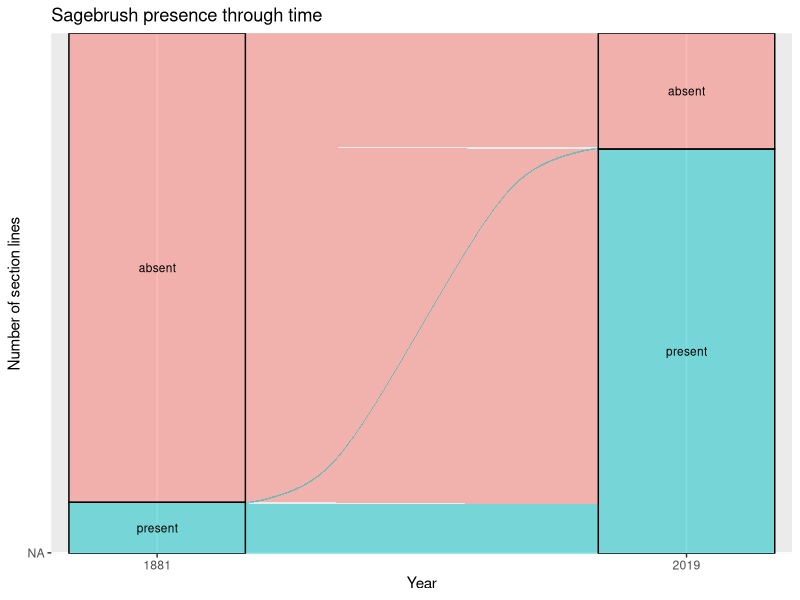
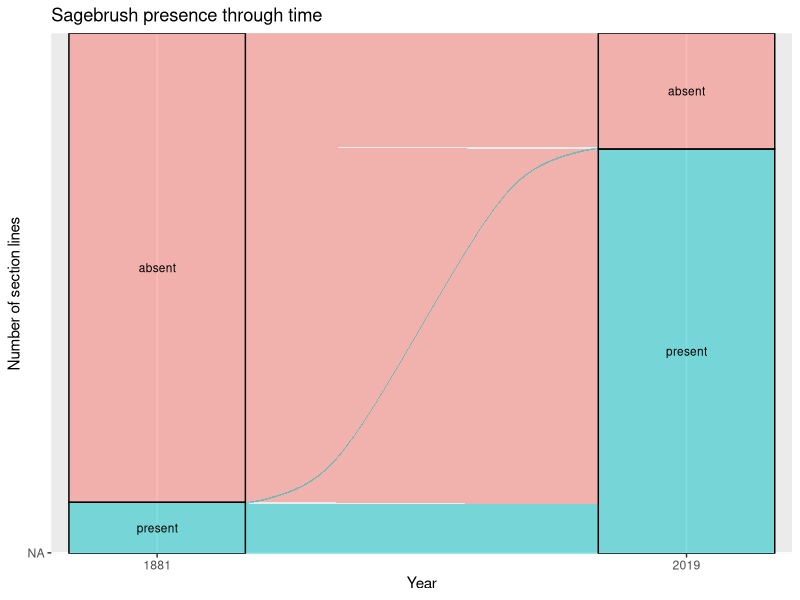

Write the R code that produced these figures, in order. (Note: this script raises an error after producing the figures.)
#Kara attempt to make cool figure for sagebrush
#2/23/2022 KF
#2/28/2022 update for actual csv
#3/1/2022 solving issues from csv

library(sf)
library(readxl)
library(tidyverse)
library(dplyr)
library(ggplot2)
library(ggalluvial)

#idk whatim doing but im trying
  #survey=year
  #response=sage
#why is this not working i am sad, i can import but not read .csv???? don't be sad :)
#all_townships <- read.csv("all_townships_v1.csv")

#slight edit to point to right directory - should work if start by opening the Sage_Glo R project
#all_townships <- read.csv("./code/Vaccine_to_Sage/data/all_townships_v1.csv")
all_townships <- read.csv("./code/Vaccine_to_Sage/data/all_townships_final.csv") #has 1881 and 2019 data in it

all_townships$Sage <- factor(all_townships$Sage)
all_townships$Year <- factor(all_townships$Year)
all_townships$Township <- factor(all_townships$Township)
all_townships$Segment <- factor(all_townships$Segment)

levels(all_townships$Sage)
levels(all_townships$Township)
levels(all_townships$Segment)
#dat <- transform(dat,
#                          Sage = factor(Sage, rev(levels(Sage))))

ggplot(all_townships,
       aes(x = Year, stratum = Sage, alluvium = Segment,
           y = Freq,
           fill = Sage, label = Sage)) +
scale_x_discrete(expand = c(.1, .1)) +
geom_flow() +
geom_stratum(alpha = .5) +
geom_text(stat = "stratum", size = 3) +
theme(legend.position = "none") +
#facet_wrap(~ Township , scales = "fixed") +
ggtitle("Sagebrush presence through time")  +
labs(y="Number of section lines")

ggsave("sage_overall.png")

#using notown instead 

notown <- select(all_townships, -Township)

ggplot(notown,
       aes(x = Year, stratum = Sage, alluvium = Segment,
           y = Freq,
           fill = Sage, label = Sage)) +
  scale_x_discrete(expand = c(.1, .1)) +
  geom_flow() +
  geom_stratum(alpha = .5) +
  geom_text(stat = "stratum", size = 3) +
  theme(legend.position = "none") +
  facet_wrap(~ Township , scales = "fixed") +
  ggtitle("Sagebrush presence through time")  
  
  ###original code 
#survey=year
#response=sage
data(vaccinations)
##maybe done need vaccinations <- transform(vaccinations,
                          #response = factor(response, rev(levels(response))))
ggplot(vaccinations,
       aes(x = survey, stratum = response, alluvium = subject,
           y = freq,
           fill = response, label = response)) +
  scale_x_discrete(expand = c(.1, .1)) +
  geom_flow() +
  geom_stratum(alpha = .5) +
  geom_text(stat = "stratum", size = 3) +
  theme(legend.position = "none") +
  ggtitle("vaccination survey responses at three points in time")




#find triple values
happy <- data.frame (summary(all_townships$Segment))
happy 
